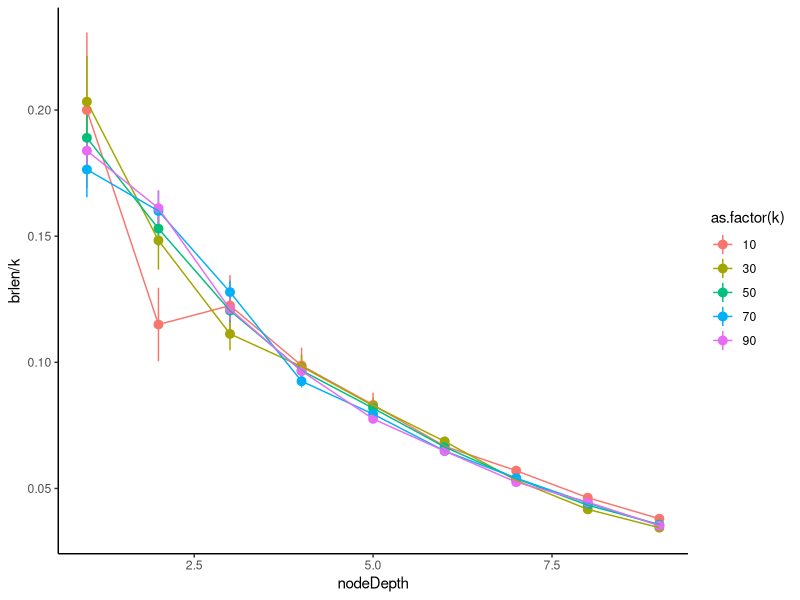
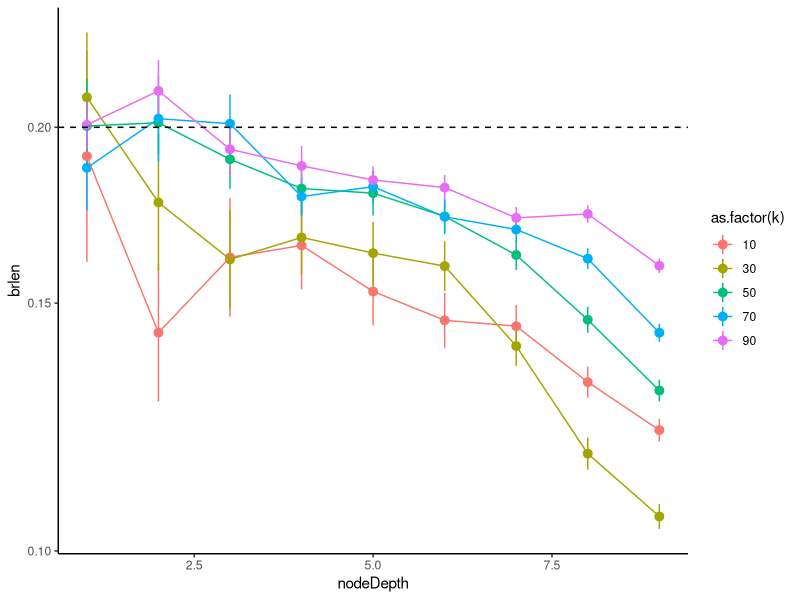
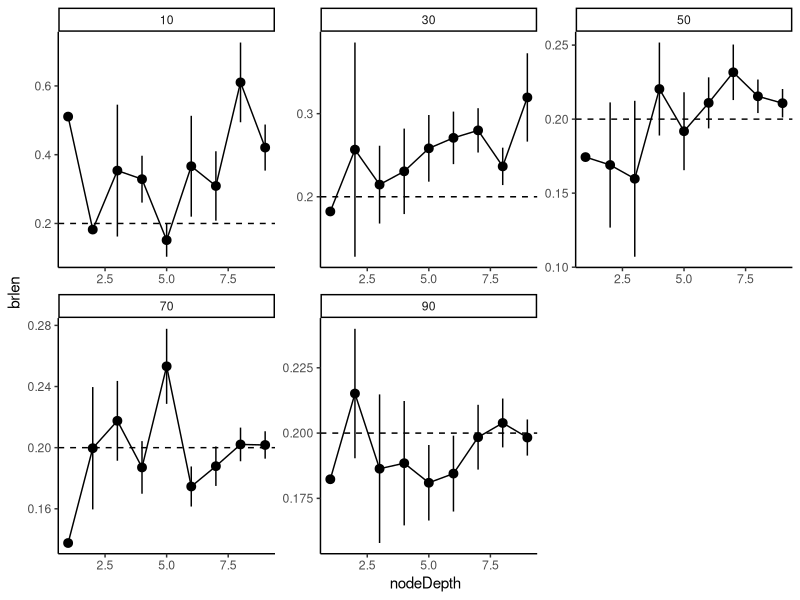
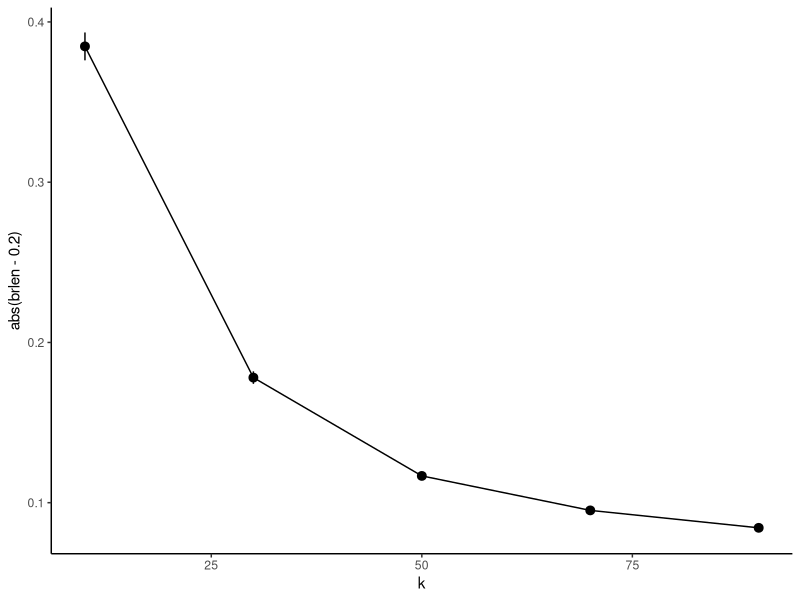

Here is the R script that generated these plots, in order:
setwd("/Users/uym2/my_gits/problin/Experiments/ML_brlens")
require(ggplot2)

d_MP = read.table("results_MP_brlen.txt",header=T)
ggplot(d_MP,aes(y=brlen/k,x=nodeDepth,color=as.factor(k))) + 
  stat_summary() + geom_line(stat="summary") +
  theme_classic()


d_MLP = read.table("results_MLP_brlen.txt",header=T)

ggplot(d_MLP,aes(y=brlen,x=nodeDepth,color=as.factor(k))) + 
  stat_summary() + geom_line(stat="summary") + 
  geom_hline(yintercept = 0.2,linetype=2) + 
  scale_y_log10() + theme_classic()

ggplot(d_MLP[d_MLP$rep == "rep019",],aes(y=brlen,x=nodeDepth)) + 
  stat_summary() + geom_line(stat="summary") +
  geom_hline(yintercept = 0.2,linetype=2) +
  facet_wrap(~k,scale="free") + 
  #scale_y_log10() + 
  theme_classic()

ggplot(d_MLP,aes(y=abs(brlen-0.2),x=k)) + 
  stat_summary() + geom_line(stat="summary") + 
  theme_classic()
